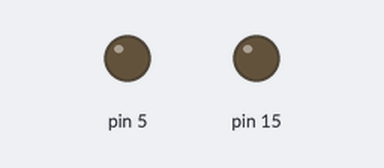
The sketch below on a simulated Arduino Uno, built with avr-gcc and run on an emulated ATmega328P. On the bench: output pins drawn as LEDs (lit = HIGH).

Above: at 1.5 s.
At 4.5 s:
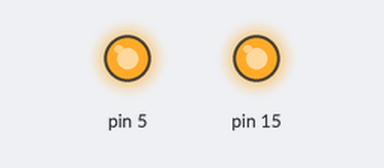
Timing chart, 0 to 7.8 s (numbered marks = the images above):
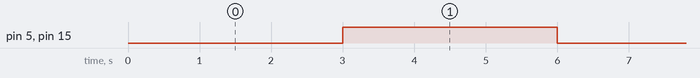

Measured:
- by itself, pin 5, pin 15: alternates HIGH for 3.0 s and LOW for 3.0 s

The sketch:

touch_sensor.ino
```cpp
/**
 * This code is used to control multiple vibration motors.
 * It pulses each motore based on a low or high signal and pauses in between.
 */


/**
 * Configure the pins for each motor.
 */
void setup() {
  Serial.begin(115200);
  pinMode(5, OUTPUT);
  pinMode(15, OUTPUT);
}

/**
 * Pulse each motor.
 */
void loop() {
  digitalWrite(5, LOW);
  digitalWrite(15, LOW);
  delay(3000);
  digitalWrite(5, HIGH);
  digitalWrite(15, HIGH);
  delay(3000);
}
```
